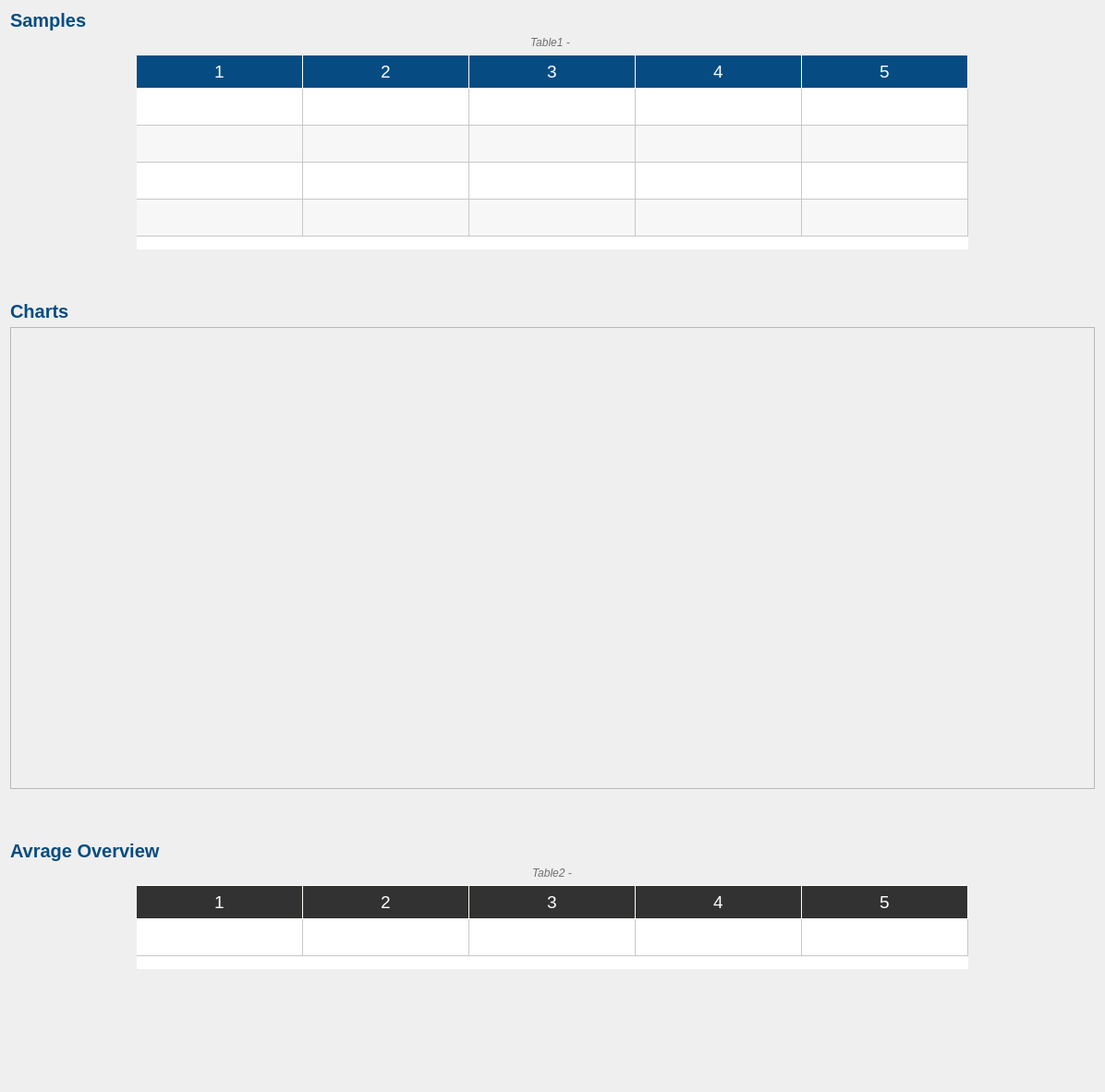
             <widget class="QWidget" name="compareScrollAreaWidget">
              <property name="geometry">
               <rect>
                <x>0</x>
                <y>-353</y>
                <width>1196</width>
                <height>1182</height>
               </rect>
              </property>
              <property name="styleSheet">
               <string notr="true">#compareScrollAreaWidget
{
background-color:#ffffff;

}</string>
              </property>
              <layout class="QVBoxLayout" name="verticalLayout_40">
               <item>
                <widget class="QLabel" name="label_57">
                 <property name="styleSheet">
                  <string notr="true">color: rgb(6, 76, 130);
font-size: 20px;
font-weight: bold;
max-height: 22px;</string>
                 </property>
                 <property name="text">
                  <string>Samples</string>
                 </property>
                </widget>
               </item>
               <item>
                <layout class="QHBoxLayout" name="horizontalLayout_30">
                 <item>
                  <spacer name="horizontalSpacer_6">
                   <property name="orientation">
                    <enum>Qt::Horizontal</enum>
                   </property>
                   <property name="sizeHint" stdset="0">
                    <size>
                     <width>40</width>
                     <height>20</height>
                    </size>
                   </property>
                  </spacer>
                 </item>
                 <item>
                  <layout class="QVBoxLayout" name="verticalLayout_57">
                   <property name="leftMargin">
                    <number>0</number>
                   </property>
                   <property name="topMargin">
                    <number>0</number>
                   </property>
                   <item alignment="Qt::AlignHCenter">
                    <widget class="QLabel" name="label_111">
                     <property name="font">
                      <font>
                       <family>Arial</family>
                       <weight>50</weight>
                       <italic>true</italic>
                       <bold>false</bold>
                      </font>
                     </property>
                     <property name="styleSheet">
                      <string notr="true">QLabel{
	color: #707070;
	font-style: italic;

}</string>
                     </property>
                     <property name="text">
                      <string>Table1 - </string>
                     </property>
                     <property name="textFormat">
                      <enum>Qt::PlainText</enum>
                     </property>
                    </widget>
                   </item>
                   <item>
                    <widget class="QTableWidget" name="comparepage_compare_table">
                     <property name="enabled">
                      <bool>true</bool>
                     </property>
                     <property name="sizePolicy">
                      <sizepolicy hsizetype="Expanding" vsizetype="Minimum">
                       <horstretch>0</horstretch>
                       <verstretch>0</verstretch>
                      </sizepolicy>
                     </property>
                     <property name="maximumSize">
                      <size>
                       <width>16777215</width>
                       <height>16777215</height>
                      </size>
                     </property>
                     <property name="sizeIncrement">
                      <size>
                       <width>0</width>
                       <height>0</height>
                      </size>
                     </property>
                     <property name="baseSize">
                      <size>
                       <width>0</width>
                       <height>0</height>
                      </size>
                     </property>
                     <property name="font">
                      <font>
                       <family>Arial</family>
                       <pointsize>-1</pointsize>
                       <weight>50</weight>
                       <italic>false</italic>
                       <bold>false</bold>
                      </font>
                     </property>
                     <property name="focusPolicy">
                      <enum>Qt::NoFocus</enum>
                     </property>
                     <property name="styleSheet">
                      <string notr="true">
QHeaderView::section {
    background-color: rgb(6, 76, 130);
	color: #ffffff;
    padding: 4px;
    font-size: 14pt;
    border-style: none;
    border-bottom: 1px solid #fffff8;
    border-right: 1px solid #fffff8;
}

QHeaderView::section:horizontal
{
    border-top: 1px solid #fffff8;
}

QHeaderView::section:vertical
{
    border-left: 1px solid #fffff8;	
}


QTableWidget{
	font-size: 16px;
	color:rgb(50, 50, 50);
}

QTableWidget::item
{
   padding: 10px;
}
</string>
                     </property>
                     <property name="frameShape">
                      <enum>QFrame::NoFrame</enum>
                     </property>
                     <property name="frameShadow">
                      <enum>QFrame::Raised</enum>
                     </property>
                     <property name="verticalScrollBarPolicy">
                      <enum>Qt::ScrollBarAlwaysOff</enum>
                     </property>
                     <property name="horizontalScrollBarPolicy">
                      <enum>Qt::ScrollBarAsNeeded</enum>
                     </property>
                     <property name="sizeAdjustPolicy">
                      <enum>QAbstractScrollArea::AdjustToContents</enum>
                     </property>
                     <property name="editTriggers">
                      <set>QAbstractItemView::NoEditTriggers</set>
                     </property>
                     <property name="alternatingRowColors">
                      <bool>true</bool>
                     </property>
                     <property name="selectionMode">
                      <enum>QAbstractItemView::SingleSelection</enum>
                     </property>
                     <property name="selectionBehavior">
                      <enum>QAbstractItemView::SelectRows</enum>
                     </property>
                     <property name="textElideMode">
                      <enum>Qt::ElideMiddle</enum>
                     </property>
                     <property name="gridStyle">
                      <enum>Qt::SolidLine</enum>
                     </property>
                     <property name="wordWrap">
                      <bool>true</bool>
                     </property>
                     <property name="rowCount">
                      <number>4</number>
                     </property>
                     <property name="columnCount">
                      <number>5</number>
                     </property>
                     <attribute name="horizontalHeaderMinimumSectionSize">
                      <number>50</number>
                     </attribute>
                     <attribute name="horizontalHeaderDefaultSectionSize">
                      <number>180</number>
                     </attribute>
                     <attribute name="horizontalHeaderHighlightSections">
                      <bool>true</bool>
                     </attribute>
                     <attribute name="horizontalHeaderStretchLastSection">
                      <bool>false</bool>
                     </attribute>
                     <attribute name="verticalHeaderVisible">
                      <bool>false</bool>
                     </attribute>
                     <attribute name="verticalHeaderDefaultSectionSize">
                      <number>40</number>
                     </attribute>
                     <attribute name="verticalHeaderHighlightSections">
                      <bool>true</bool>
                     </attribute>
                     <row/>
                     <row/>
                     <row/>
                     <row/>
                     <column/>
                     <column/>
                     <column/>
                     <column/>
                     <column/>
                     <item row="0" column="1">
                      <property name="text">
                       <string/>
                      </property>
                     </item>
                     <item row="1" column="1">
                      <property name="text">
                       <string/>
                      </property>
                     </item>
                    </widget>
                   </item>
                  </layout>
                 </item>
                 <item>
                  <spacer name="horizontalSpacer_110">
                   <property name="orientation">
                    <enum>Qt::Horizontal</enum>
                   </property>
                   <property name="sizeHint" stdset="0">
                    <size>
                     <width>40</width>
                     <height>20</height>
                    </size>
                   </property>
                  </spacer>
                 </item>
                </layout>
               </item>
               <item>
                <spacer name="verticalSpacer_40">
                 <property name="orientation">
                  <enum>Qt::Vertical</enum>
                 </property>
                 <property name="sizeType">
                  <enum>QSizePolicy::Fixed</enum>
                 </property>
                 <property name="sizeHint" stdset="0">
                  <size>
                   <width>20</width>
                   <height>50</height>
                  </size>
                 </property>
                </spacer>
               </item>
               <item>
                <widget class="QLabel" name="label_84">
                 <property name="styleSheet">
                  <string notr="true">color: rgb(6, 76, 130);
font-size: 20px;
font-weight: bold;
max-height: 22px;</string>
                 </property>
                 <property name="text">
                  <string>Charts</string>
                 </property>
                </widget>
               </item>
               <item>
                <widget class="QFrame" name="frame_3">
                 <property name="minimumSize">
                  <size>
                   <width>0</width>
                   <height>500</height>
                  </size>
                 </property>
                 <property name="frameShape">
                  <enum>QFrame::StyledPanel</enum>
                 </property>
                 <property name="frameShadow">
                  <enum>QFrame::Raised</enum>
                 </property>
                 <layout class="QVBoxLayout" name="verticalLayout_60">
                  <item>
                   <layout class="QVBoxLayout" name="charts_layout">
                    <property name="sizeConstraint">
                     <enum>QLayout::SetFixedSize</enum>
                    </property>
                    <property name="topMargin">
                     <number>10</number>
                    </property>
                   </layout>
                  </item>
                 </layout>
                </widget>
               </item>
               <item>
                <spacer name="verticalSpacer_48">
                 <property name="orientation">
                  <enum>Qt::Vertical</enum>
                 </property>
                 <property name="sizeType">
                  <enum>QSizePolicy::Fixed</enum>
                 </property>
                 <property name="sizeHint" stdset="0">
                  <size>
                   <width>20</width>
                   <height>50</height>
                  </size>
                 </property>
                </spacer>
               </item>
               <item>
                <widget class="QLabel" name="label_56">
                 <property name="styleSheet">
                  <string notr="true">color: rgb(6, 76, 130);
font-size: 20px;
font-weight: bold;
max-height: 22px;</string>
                 </property>
                 <property name="text">
                  <string>Avrage Overview</string>
                 </property>
                </widget>
               </item>
               <item>
                <layout class="QHBoxLayout" name="horizontalLayout_58">
                 <item>
                  <spacer name="horizontalSpacer_9">
                   <property name="orientation">
                    <enum>Qt::Horizontal</enum>
                   </property>
                   <property name="sizeHint" stdset="0">
                    <size>
                     <width>40</width>
                     <height>20</height>
                    </size>
                   </property>
                  </spacer>
                 </item>
                 <item>
                  <layout class="QVBoxLayout" name="verticalLayout_58">
                   <property name="leftMargin">
                    <number>0</number>
                   </property>
                   <property name="topMargin">
                    <number>0</number>
                   </property>
                   <item alignment="Qt::AlignHCenter">
                    <widget class="QLabel" name="label_112">
                     <property name="sizePolicy">
                      <sizepolicy hsizetype="Preferred" vsizetype="Maximum">
                       <horstretch>0</horstretch>
                       <verstretch>0</verstretch>
                      </sizepolicy>
                     </property>
                     <property name="font">
                      <font>
                       <family>Arial</family>
                       <weight>50</weight>
                       <italic>true</italic>
                       <bold>false</bold>
                      </font>
                     </property>
                     <property name="styleSheet">
                      <string notr="true">QLabel{
	color: #707070;
	font-style: italic;

}</string>
                     </property>
                     <property name="text">
                      <string>Table2 -</string>
                     </property>
                     <property name="textFormat">
                      <enum>Qt::PlainText</enum>
                     </property>
                    </widget>
                   </item>
                   <item>
                    <widget class="QTableWidget" name="comparepage_compare_mean_table">
                     <property name="enabled">
                      <bool>true</bool>
                     </property>
                     <property name="sizePolicy">
                      <sizepolicy hsizetype="Expanding" vsizetype="Minimum">
                       <horstretch>0</horstretch>
                       <verstretch>0</verstretch>
                      </sizepolicy>
                     </property>
                     <property name="maximumSize">
                      <size>
                       <width>16777215</width>
                       <height>100</height>
                      </size>
                     </property>
                     <property name="sizeIncrement">
                      <size>
                       <width>0</width>
                       <height>0</height>
                      </size>
                     </property>
                     <property name="baseSize">
                      <size>
                       <width>0</width>
                       <height>0</height>
                      </size>
                     </property>
                     <property name="font">
                      <font>
                       <family>Arial</family>
                       <pointsize>-1</pointsize>
                       <weight>50</weight>
                       <italic>false</italic>
                       <bold>false</bold>
                      </font>
                     </property>
                     <property name="focusPolicy">
                      <enum>Qt::NoFocus</enum>
                     </property>
                     <property name="styleSheet">
                      <string notr="true">
QHeaderView::section {
    background-color: rgb(50, 50, 50);
	color: #ffffff;
    padding: 4px;
    font-size: 14pt;
    border-style: none;
    border-bottom: 1px solid #fffff8;
    border-right: 1px solid #fffff8;
}

QHeaderView::section:horizontal
{
    border-top: 1px solid #fffff8;
}

QHeaderView::section:vertical
{
    border-left: 1px solid #fffff8;	
}


QTableWidget{
	font-size: 16px;
	color:rgb(50, 50, 50);
}

QTableWidget::item
{
   padding: 10px;
}
</string>
                     </property>
                     <property name="frameShape">
                      <enum>QFrame::NoFrame</enum>
                     </property>
                     <property name="frameShadow">
                      <enum>QFrame::Raised</enum>
                     </property>
                     <property name="verticalScrollBarPolicy">
                      <enum>Qt::ScrollBarAlwaysOff</enum>
                     </property>
                     <property name="horizontalScrollBarPolicy">
                      <enum>Qt::ScrollBarAsNeeded</enum>
                     </property>
                     <property name="sizeAdjustPolicy">
                      <enum>QAbstractScrollArea::AdjustToContents</enum>
                     </property>
                     <property name="editTriggers">
                      <set>QAbstractItemView::NoEditTriggers</set>
                     </property>
                     <property name="alternatingRowColors">
                      <bool>false</bool>
                     </property>
                     <property name="selectionMode">
                      <enum>QAbstractItemView::NoSelection</enum>
                     </property>
                     <property name="selectionBehavior">
                      <enum>QAbstractItemView::SelectRows</enum>
                     </property>
                     <property name="textElideMode">
                      <enum>Qt::ElideMiddle</enum>
                     </property>
                     <property name="gridStyle">
                      <enum>Qt::SolidLine</enum>
                     </property>
                     <property name="wordWrap">
                      <bool>true</bool>
                     </property>
                     <property name="rowCount">
                      <number>1</number>
                     </property>
                     <property name="columnCount">
                      <number>5</number>
                     </property>
                     <attribute name="horizontalHeaderMinimumSectionSize">
                      <number>50</number>
                     </attribute>
                     <attribute name="horizontalHeaderDefaultSectionSize">
                      <number>180</number>
                     </attribute>
                     <attribute name="horizontalHeaderHighlightSections">
                      <bool>true</bool>
                     </attribute>
                     <attribute name="horizontalHeaderStretchLastSection">
                      <bool>false</bool>
                     </attribute>
                     <attribute name="verticalHeaderVisible">
                      <bool>false</bool>
                     </attribute>
                     <attribute name="verticalHeaderDefaultSectionSize">
                      <number>40</number>
                     </attribute>
                     <attribute name="verticalHeaderHighlightSections">
                      <bool>true</bool>
                     </attribute>
                     <row/>
                     <column/>
                     <column/>
                     <column/>
                     <column/>
                     <column/>
                     <item row="0" column="1">
                      <property name="text">
                       <string/>
                      </property>
                     </item>
                    </widget>
                   </item>
                   <item>
                    <spacer name="verticalSpacer_47">
                     <property name="orientation">
                      <enum>Qt::Vertical</enum>
                     </property>
                     <property name="sizeHint" stdset="0">
                      <size>
                       <width>20</width>
                       <height>40</height>
                      </size>
                     </property>
                    </spacer>
                   </item>
                  </layout>
                 </item>
                 <item>
                  <spacer name="horizontalSpacer_92">
                   <property name="orientation">
                    <enum>Qt::Horizontal</enum>
                   </property>
                   <property name="sizeHint" stdset="0">
                    <size>
                     <width>40</width>
                     <height>20</height>
                    </size>
                   </property>
                  </spacer>
                 </item>
                </layout>
               </item>
               <item>
                <spacer name="verticalSpacer_41">
                 <property name="orientation">
                  <enum>Qt::Vertical</enum>
                 </property>
                 <property name="sizeType">
                  <enum>QSizePolicy::Fixed</enum>
                 </property>
                 <property name="sizeHint" stdset="0">
                  <size>
                   <width>20</width>
                   <height>50</height>
                  </size>
                 </property>
                </spacer>
               </item>
              </layout>
             </widget>
